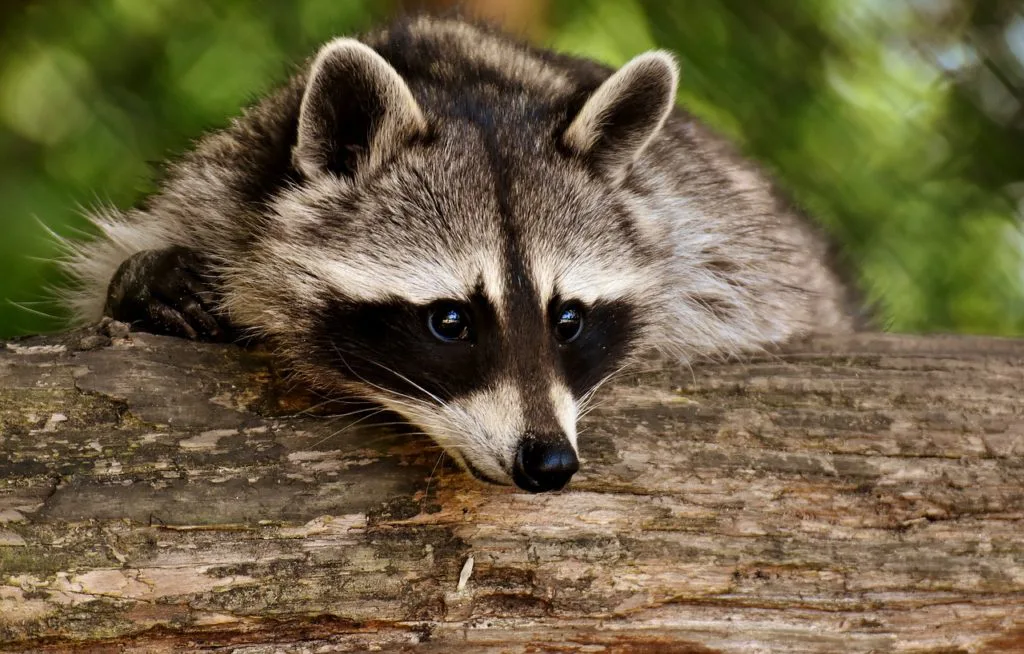
#> input picture ProgramacionInteligenciaArtificial/Ana/Unit01-ImageProcessing/images/practica/imagen1.jpeg, 1024 x 654 px; its folder holds only this picture in this run
$ jupyter execute Exercise2.ipynb
#> lines starting #> are read from the running program, lines starting #| are printed output that depends on the picture
Ejercicio 2

En la carpeta “imágenes” encontrarás un conjunto de 15 imágenes en formato JPG. El objetivo de este ejercicio es cargar las 15
imágenes y aplicarles la función generada en el Ejercicio 1 para aplicarles las transformaciones correspondientes.
Para ello:
1. Lista los archivos contenidos en el directorio “imágenes” de manera que esté contenidos en un vector.
2. Recorre uno a uno los archivos en un bucle y genera la ruta absoluta a cada archivo.
3. Para cada archivo llama a la función generada en el Ejercicio 1.

[cell 1]
import os
from PIL import Image, ImageEnhance
import numpy as np
import cv2
import matplotlib.pyplot as plt

[cell 2]
# Vamos a repetir la función anterior para esta vez especificar también el color de relleno:

# Para esto vamos a crear una función que tome la imagen a rotar y el ángulo de rotación

def rotate_image(image, angle, fill_color=(0, 0, 0)):
    # Extraemos la altura y anchura de la imagen
    height, width = image.shape[:2]

    # Calculamos la matriz de rotación
    # Empleamos el centro de la imagen como punto sobre el que realizar la rotación
    center = (width // 2, height // 2)
    rotation_matrix = cv2.getRotationMatrix2D(center, angle, 1.0)

    # Rotamos la imagen especificando el color de fondo
    rotated_image = cv2.warpAffine(image, rotation_matrix, (width, height), borderValue=fill_color)

    return rotated_image

[cell 3]
# Zoom hacia dentro
# Hacemos la imagen más grande para simular ese zoom y recortamos los bordes para tener una imagen del tamaño original
def zoom_in(image, factor):
    # Calculamos el nuevo tamaño de la imagen
    new_width = int(image.shape[1] * factor)
    new_height = int(image.shape[0] * factor)

    # Redimensionamos la imagen al tamaño nuevo
    zoomed_in_image = cv2.resize(image, (new_width, new_height), interpolation=cv2.INTER_CUBIC)

    # Hacemos el zoom con respecto al centro de la imagen
    center_rows = int(zoomed_in_image.shape[0] / 2)
    center_cols = int(zoomed_in_image.shape[1] / 2)

    # Recortamos la imagen al tamaño original alrededor del centro
    start_rows = center_rows - int(image.shape[0] / 2)
    end_rows = start_rows + image.shape[0]

    start_cols = center_cols - int(image.shape[1] / 2)
    end_cols = start_cols + image.shape[1]

    zoomed_in_image = zoomed_in_image[start_rows:end_rows, start_cols:end_cols]

    return zoomed_in_image

[cell 4]
def traslation_border(image, rows_factor, cols_factor, border_mode=cv2.BORDER_REFLECT):
    # Calculamos el número de filas y columnas que se va a desplazar la imagen
    rows_to_move = int(image.shape[0] * rows_factor)
    cols_to_move = int(image.shape[1] * cols_factor)

    # Calculamos matriz de traslación
    T = np.float32([[1, 0, -cols_to_move], [0, 1, rows_to_move]])
    img_traslated = cv2.warpAffine(image, T, (image.shape[1], image.shape[0]), borderMode=border_mode)

    return img_traslated

EXERCISE CODE

[cell 5]
def load_images(path):
    files = os.listdir()

[cell 6]
def transform_image(path):
    # 1. Abrir la imagen y convertirla a un array de numpy.
    image = Image.open(path)
#> image is the input picture: PIL image 1024x654 RGB; mean R, G, B 108.8, 96.7, 66.2
    img = np.array(image)

    # 2. Redimensionarla a un tamaño de 1000x1500.
    new_cols = 1_000
    new_rows = 1_500
    img = cv2.resize(img, (new_cols, new_rows))
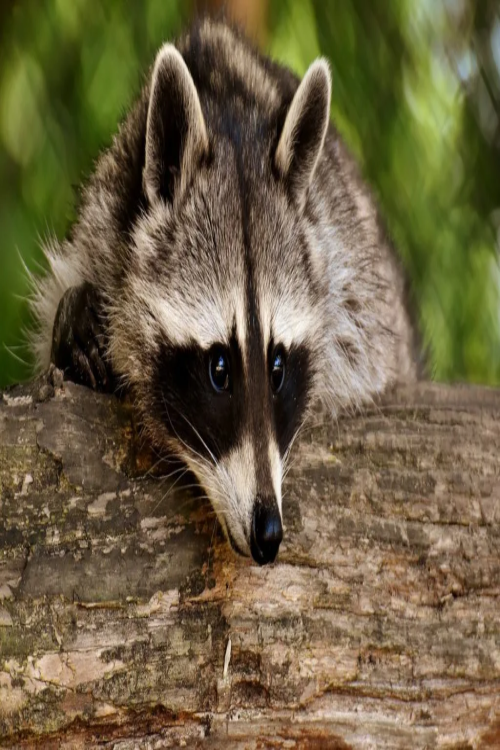
#> img: shape (1500, 1000, 3) (shown at 1/2 size); mean R, G, B 108.7, 96.5, 66.1

    # 3. A la imagen redimensionada aplicarle las siguientes transformaciones:
    #    • Giro izquierda-derecha
    img = np.fliplr(img)
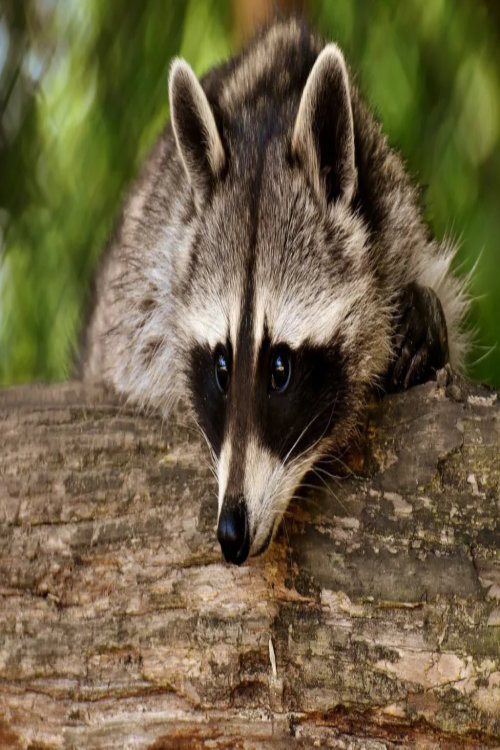
#> img: shape (1500, 1000, 3) (shown at 1/2 size); mean R, G, B 108.7, 96.5, 66.1

    #    • Rotación de 45º rellenando con valores (0, 0, 0).
    img = rotate_image(img, 45, (0, 0, 0))
#> in rotate_image, `rotated_image = cv2.warpAffine(image, rotation_matrix, (width, height)..`:
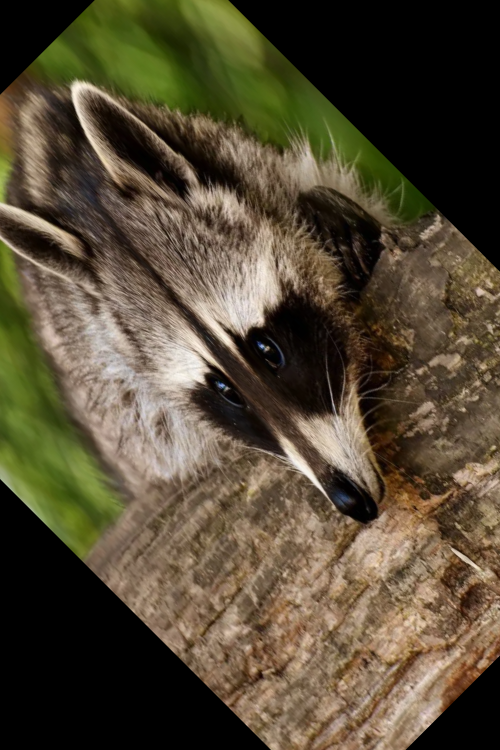
#> rotated_image: shape (1500, 1000, 3) (shown at 1/2 size); mean R, G, B 84.8, 74.3, 53.4

    #    • Zoom hacia dentro con un factor de 1,4.
    img = zoom_in(img, 1.4)
#> in zoom_in, `zoomed_in_image = zoomed_in_image[start_rows:end_rows, start_cols:end_..`:
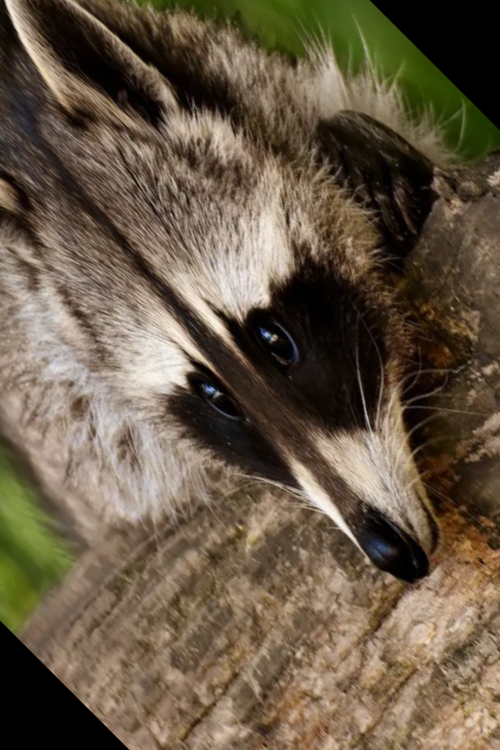
#> zoomed_in_image: shape (1500, 1000, 3) (shown at 1/2 size); mean R, G, B 104.2, 89.5, 70.2

    #    • Desplazamiento de la imagen hacia la esquina inferior derecha, con un factor de 0,3 en ambas direcciones. Para rellenar filas
    #      y columnas generadas emplea la imagen espejo.
    img = traslation_border(img, 0.3, -0.3, border_mode=cv2.BORDER_REFLECT)
#> in traslation_border, `img_traslated = cv2.warpAffine(image, T, (image.shape[1], image.shape[..`:
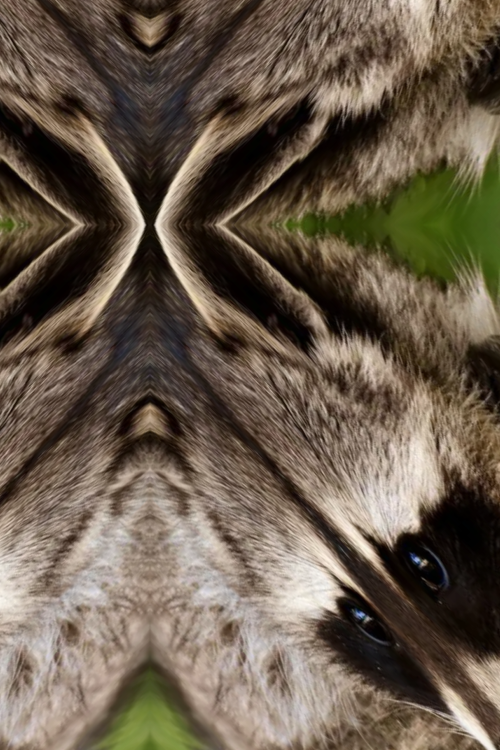
#> img_traslated: shape (1500, 1000, 3) (shown at 1/2 size); mean R, G, B 105.6, 91.9, 76.3

    return img

$ run again, on ProgramacionInteligenciaArtificial/Ana/Unit01-ImageProcessing/images/practica/imagen13.jpeg
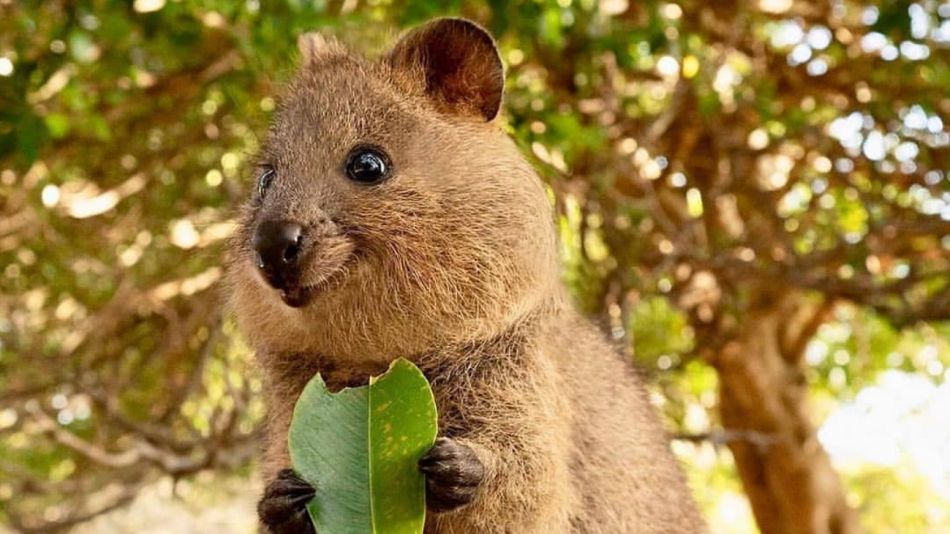
#> input picture ProgramacionInteligenciaArtificial/Ana/Unit01-ImageProcessing/images/practica/imagen13.jpeg, 950 x 534 px
#> in transform_image, image is the input picture: PIL image 950x534 RGB; mean R, G, B 155.3, 127.4, 68.9
#> in zoom_in, `zoomed_in_image = zoomed_in_image[start_rows:end_rows, start_cols:end_..`:
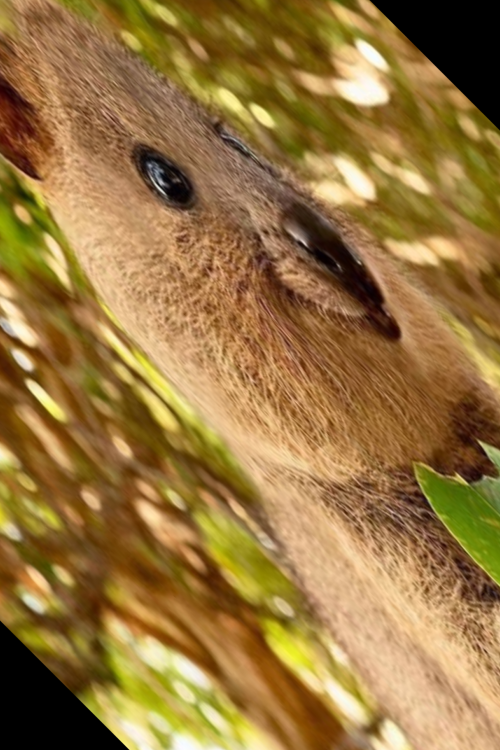
#> zoomed_in_image: shape (1500, 1000, 3) (shown at 1/2 size); mean R, G, B 152.2, 118.6, 64
#> in traslation_border, `img_traslated = cv2.warpAffine(image, T, (image.shape[1], image.shape[..`:
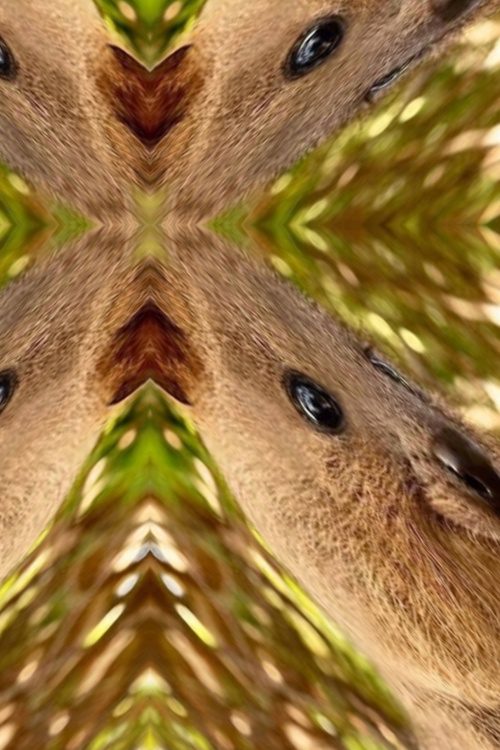
#> img_traslated: shape (1500, 1000, 3) (shown at 1/2 size); mean R, G, B 153.2, 117, 63.7

$ run again, on ProgramacionInteligenciaArtificial/Ana/Unit01-ImageProcessing/images/practica/imagen14.jpeg
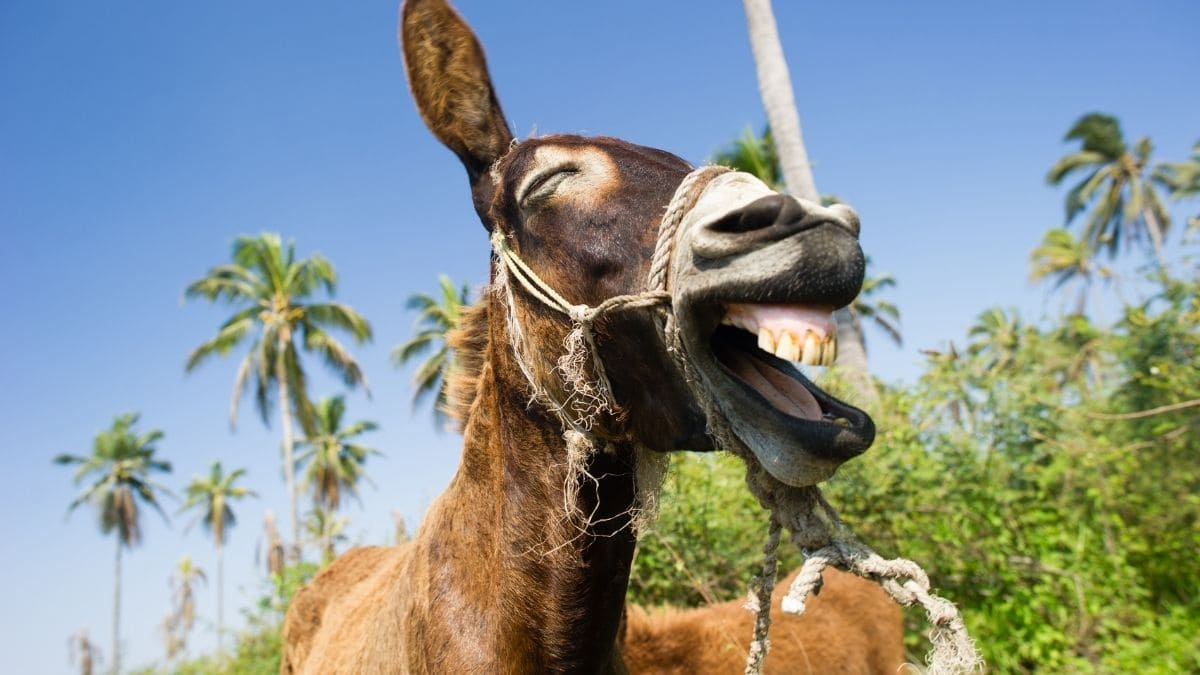
#> input picture ProgramacionInteligenciaArtificial/Ana/Unit01-ImageProcessing/images/practica/imagen14.jpeg, 1200 x 675 px
#> in transform_image, image is the input picture: PIL image 1200x675 RGB; mean R, G, B 135.7, 147.4, 147.6
#> in zoom_in, `zoomed_in_image = zoomed_in_image[start_rows:end_rows, start_cols:end_..`:
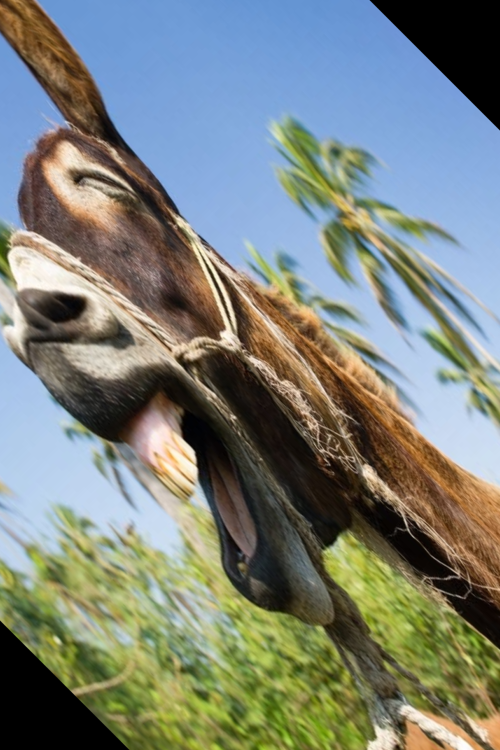
#> zoomed_in_image: shape (1500, 1000, 3) (shown at 1/2 size); mean R, G, B 123.7, 130.6, 123.3
#> in traslation_border, `img_traslated = cv2.warpAffine(image, T, (image.shape[1], image.shape[..`:
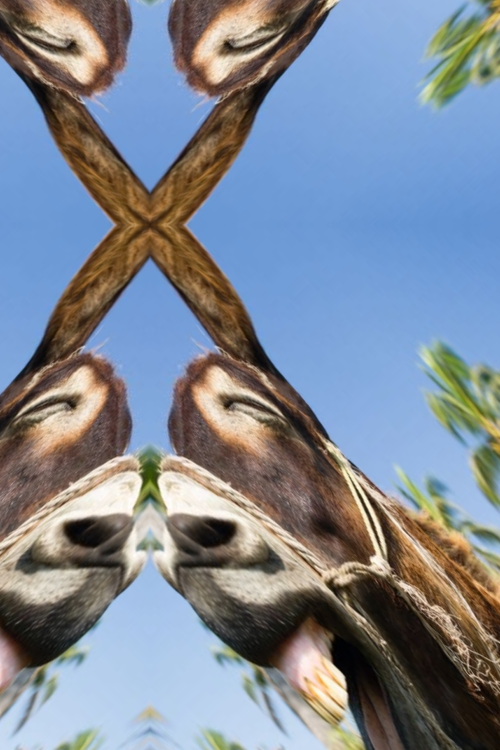
#> img_traslated: shape (1500, 1000, 3) (shown at 1/2 size); mean R, G, B 126.3, 135.5, 148.9

$ run again, on ProgramacionInteligenciaArtificial/Ana/Unit01-ImageProcessing/images/practica/imagen15.jpeg
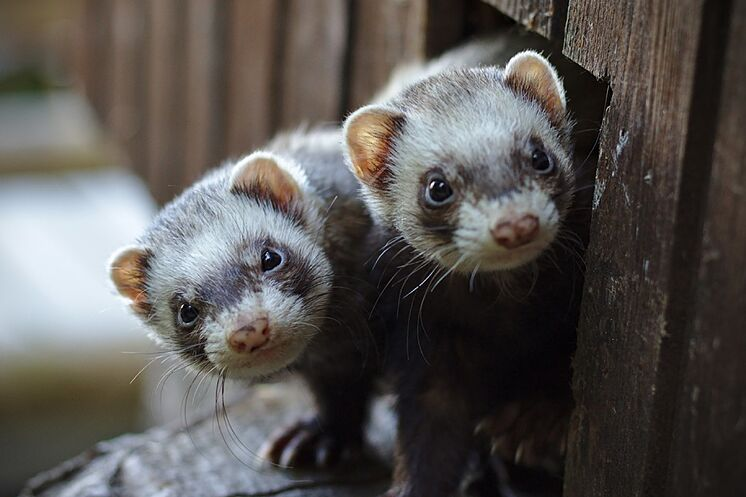
#> input picture ProgramacionInteligenciaArtificial/Ana/Unit01-ImageProcessing/images/practica/imagen15.jpeg, 746 x 497 px
#> in transform_image, image is the input picture: PIL image 746x497 RGB; mean R, G, B 88.5, 84.7, 81.7
#> in zoom_in, `zoomed_in_image = zoomed_in_image[start_rows:end_rows, start_cols:end_..`:
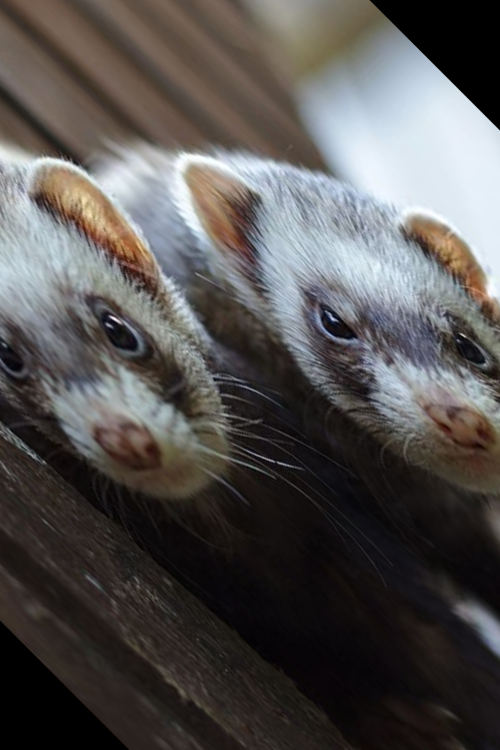
#> zoomed_in_image: shape (1500, 1000, 3) (shown at 1/2 size); mean R, G, B 85, 81.9, 80.5
#> in traslation_border, `img_traslated = cv2.warpAffine(image, T, (image.shape[1], image.shape[..`:
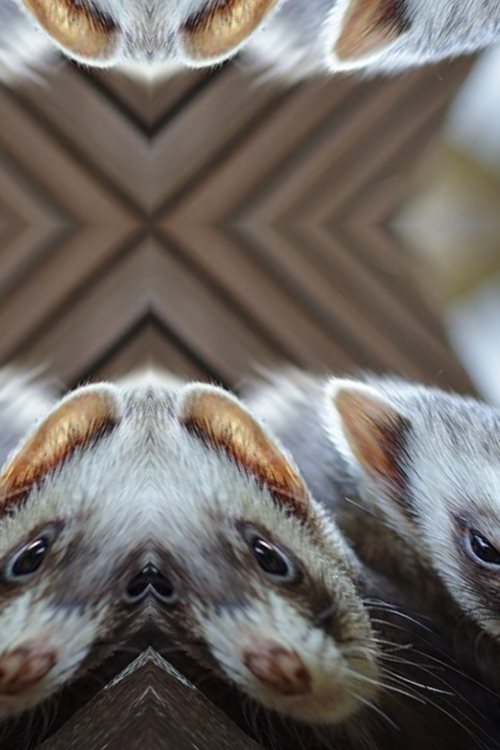
#> img_traslated: shape (1500, 1000, 3) (shown at 1/2 size); mean R, G, B 110.8, 104.6, 99.7
